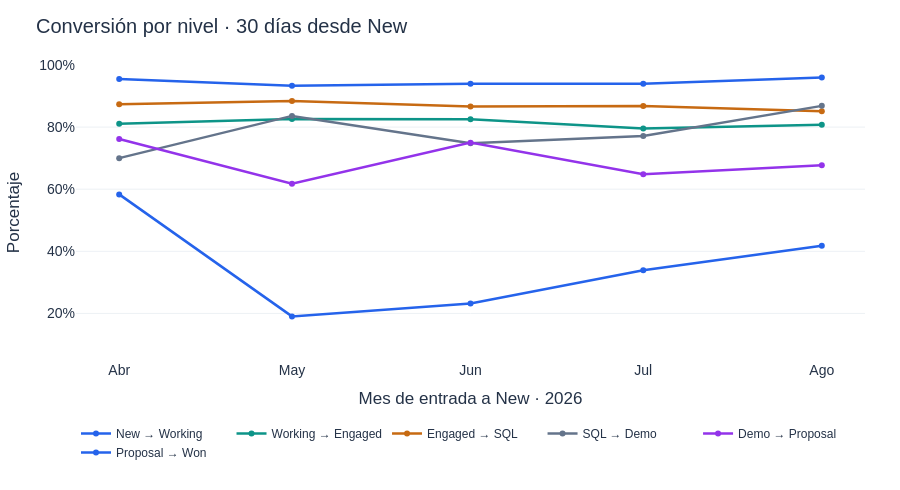

Notebook code cell kept with this figure:
### Markdown cell above
### 3.4. ¿Cambió la conversión y, si cayó, en qué transición?

**Por qué lo preguntamos:** ahora analizamos las etapas para identificar dónde disminuyó la conversión de New a Won.

**Qué medimos:** qué porcentaje avanzó de cada nivel al siguiente.

**Periodo y población:** los mismos New, con abril como referencia y mayo–agosto de 2026 como foco. Global y por canal en las dos mayores caídas.

**Métrica:** `cuentas que alcanzaron o superaron el siguiente nivel / cuentas que alcanzaron o superaron el nivel actual × 100`.

**Plazo:** 30 días desde la entrada a New, igual para todas las etapas.

**Datos:** cuentas y fechas de sus cambios de etapa.

### Code cell
from scripts.cro_stage_focus import analyze_stage_focus
foco_etapas=analyze_stage_focus(METRICAS,lectura_new["evidencia"]["mes"])
foco_etapas["global_figure"].show(renderer="plotly_mimetype",config=CONFIG)

### Figure 1 — Plotly figure (JSON) as saved in the notebook; plotly's stock layout.template omitted (floating-point values rounded to 4 significant figures)
{"data": [{"connectgaps": false, "customdata": [["Abr 2026", "133", "127", "Entradas seguidas", "Avances"], ["May 2026", "179", "167", "Entradas seguidas", "Avances"], ["Jun 2026", "183", "172", "Entradas seguidas", "Avances"], ["Jul 2026", "182", "171", "Entradas seguidas", "Avances"], ["Ago 2026", "173", "166", "Entradas seguidas", "Avances"]], "hovertemplate": "<b>New → Working</b> · %{customdata[0]}<br>%{y:.1f} %<br>%{customdata[3]}: %{customdata[1]}<br>%{customdata[4]}: %{customdata[2]}<extra></extra>", "line": {"color": "#2563eb", "dash": "solid", "width": 2.5}, "marker": {"size": 6}, "mode": "lines+markers", "name": "New → Working", "type": "scatter", "visible": true, "x": ["2026-04-01T00:00:00", "2026-05-01T00:00:00", "2026-06-01T00:00:00", "2026-07-01T00:00:00", "2026-08-01T00:00:00"], "y": [95.49, 93.3, 93.99, 93.96, 95.95]}, {"connectgaps": false, "customdata": [["Abr 2026", "127", "103", "Entradas seguidas", "Avances"], ["May 2026", "167", "138", "Entradas seguidas", "Avances"], ["Jun 2026", "172", "142", "Entradas seguidas", "Avances"], ["Jul 2026", "171", "136", "Entradas seguidas", "Avances"], ["Ago 2026", "166", "134", "Entradas seguidas", "Avances"]], "hovertemplate": "<b>Working → Engaged</b> · %{customdata[0]}<br>%{y:.1f} %<br>%{customdata[3]}: %{customdata[1]}<br>%{customdata[4]}: %{customdata[2]}<extra></extra>", "line": {"color": "#0d9488", "dash": "solid", "width": 2.5}, "marker": {"size": 6}, "mode": "lines+markers", "name": "Working → Engaged", "type": "scatter", "visible": true, "x": ["2026-04-01T00:00:00", "2026-05-01T00:00:00", "2026-06-01T00:00:00", "2026-07-01T00:00:00", "2026-08-01T00:00:00"], "y": [81.1, 82.63, 82.56, 79.53, 80.72]}, {"connectgaps": false, "customdata": [["Abr 2026", "103", "90", "Entradas seguidas", "Avances"], ["May 2026", "138", "122", "Entradas seguidas", "Avances"], ["Jun 2026", "142", "123", "Entradas seguidas", "Avances"], ["Jul 2026", "136", "118", "Entradas seguidas", "Avances"], ["Ago 2026", "134", "114", "Entradas seguidas", "Avances"]], "hovertemplate": "<b>Engaged → SQL</b> · %{customdata[0]}<br>%{y:.1f} %<br>%{customdata[3]}: %{customdata[1]}<br>%{customdata[4]}: %{customdata[2]}<extra></extra>", "line": {"color": "#c76a12", "dash": "solid", "width": 2.5}, "marker": {"size": 6}, "mode": "lines+markers", "name": "Engaged → SQL", "type": "scatter", "visible": true, "x": ["2026-04-01T00:00:00", "2026-05-01T00:00:00", "2026-06-01T00:00:00", "2026-07-01T00:00:00", "2026-08-01T00:00:00"], "y": [87.38, 88.41, 86.62, 86.76, 85.07]}, {"connectgaps": false, "customdata": [["Abr 2026", "90", "63", "Entradas seguidas", "Avances"], ["May 2026", "122", "102", "Entradas seguidas", "Avances"], ["Jun 2026", "123", "92", "Entradas seguidas", "Avances"], ["Jul 2026", "118", "91", "Entradas seguidas", "Avances"], ["Ago 2026", "114", "99", "Entradas seguidas", "Avances"]], "hovertemplate": "<b>SQL → Demo</b> · %{customdata[0]}<br>%{y:.1f} %<br>%{customdata[3]}: %{customdata[1]}<br>%{customdata[4]}: %{customdata[2]}<extra></extra>", "line": {"color": "#64748b", "dash": "solid", "width": 2.5}, "marker": {"size": 6}, "mode": "lines+markers", "name": "SQL → Demo", "type": "scatter", "visible": true, "x": ["2026-04-01T00:00:00", "2026-05-01T00:00:00", "2026-06-01T00:00:00", "2026-07-01T00:00:00", "2026-08-01T00:00:00"], "y": [70.0, 83.61, 74.8, 77.12, 86.84]}, {"connectgaps": false, "customdata": [["Abr 2026", "63", "48", "Entradas seguidas", "Avances"], ["May 2026", "102", "63", "Entradas seguidas", "Avances"], ["Jun 2026", "92", "69", "Entradas seguidas", "Avances"], ["Jul 2026", "91", "59", "Entradas seguidas", "Avances"], ["Ago 2026", "99", "67", "Entradas seguidas", "Avances"]], "hovertemplate": "<b>Demo → Proposal</b> · %{customdata[0]}<br>%{y:.1f} %<br>%{customdata[3]}: %{customdata[1]}<br>%{customdata[4]}: %{customdata[2]}<extra></extra>", "line": {"color": "#9333ea", "dash": "solid", "width": 2.5}, "marker": {"size": 6}, "mode": "lines+markers", "name": "Demo → Proposal", "type": "scatter", "visible": true, "x": ["2026-04-01T00:00:00", "2026-05-01T00:00:00", "2026-06-01T00:00:00", "2026-07-01T00:00:00", "2026-08-01T00:00:00"], "y": [76.19, 61.76, 75.0, 64.84, 67.68]}, {"connectgaps": false, "customdata": [["Abr 2026", "48", "28", "Entradas seguidas", "Avances"], ["May 2026", "63", "12", "Entradas seguidas", "Avances"], ["Jun 2026", "69", "16", "Entradas seguidas", "Avances"], ["Jul 2026", "59", "20", "Entradas seguidas", "Avances"], ["Ago 2026", "67", "28", "Entradas seguidas", "Avances"]], "hovertemplate": "<b>Proposal → Won</b> · %{customdata[0]}<br>%{y:.1f} %<br>%{customdata[3]}: %{customdata[1]}<br>%{customdata[4]}: %{customdata[2]}<extra></extra>", "line": {"color": "#2563eb", "dash": "solid", "width": 2.5}, "marker": {"size": 6}, "mode": "lines+markers", "name": "Proposal → Won", "type": "scatter", "visible": true, "x": ["2026-04-01T00:00:00", "2026-05-01T00:00:00", "2026-06-01T00:00:00", "2026-07-01T00:00:00", "2026-08-01T00:00:00"], "y": [58.33, 19.05, 23.19, 33.9, 41.79]}], "layout": {"dragmode": false, "font": {"color": "#243247", "family": "Arial, sans-serif", "size": 14}, "height": 490, "hovermode": "closest", "legend": {"font": {"size": 12}, "orientation": "h", "x": 0, "y": -0.2, "yanchor": "top"}, "margin": {"b": 130, "l": 70, "r": 35, "t": 65}, "showlegend": true, "title": {"font": {"size": 20}, "text": "Conversión por nivel · 30 días desde New", "x": 0.04}, "xaxis": {"fixedrange": true, "showgrid": false, "tickmode": "array", "ticktext": ["Abr", "May", "Jun", "Jul", "Ago"], "tickvals": ["2026-04-01T00:00:00", "2026-05-01T00:00:00", "2026-06-01T00:00:00", "2026-07-01T00:00:00", "2026-08-01T00:00:00"], "title": {"text": "Mes de entrada a New · 2026"}, "type": "date"}, "yaxis": {"fixedrange": true, "gridcolor": "#edf1f5", "range": [5, 100], "ticksuffix": "%", "title": {"text": "Porcentaje"}, "zeroline": false}}}
